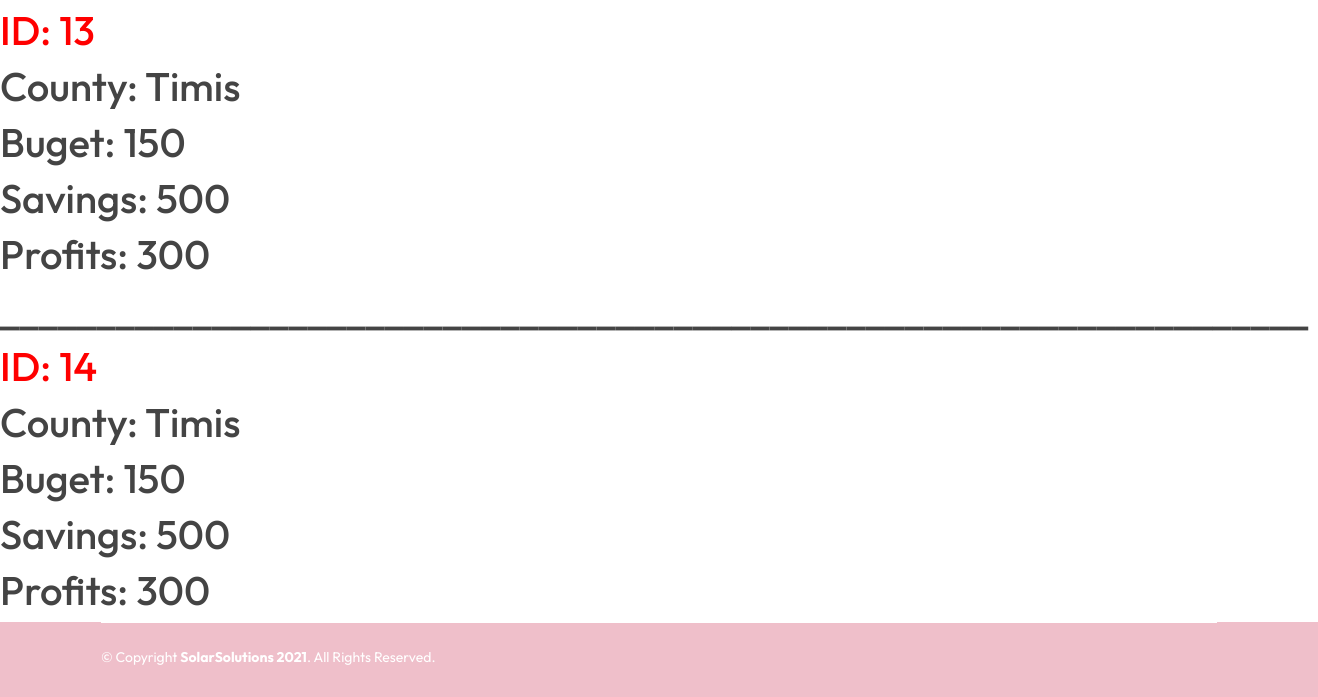
/stats (lower part), run on an earlier commit of the app's database.
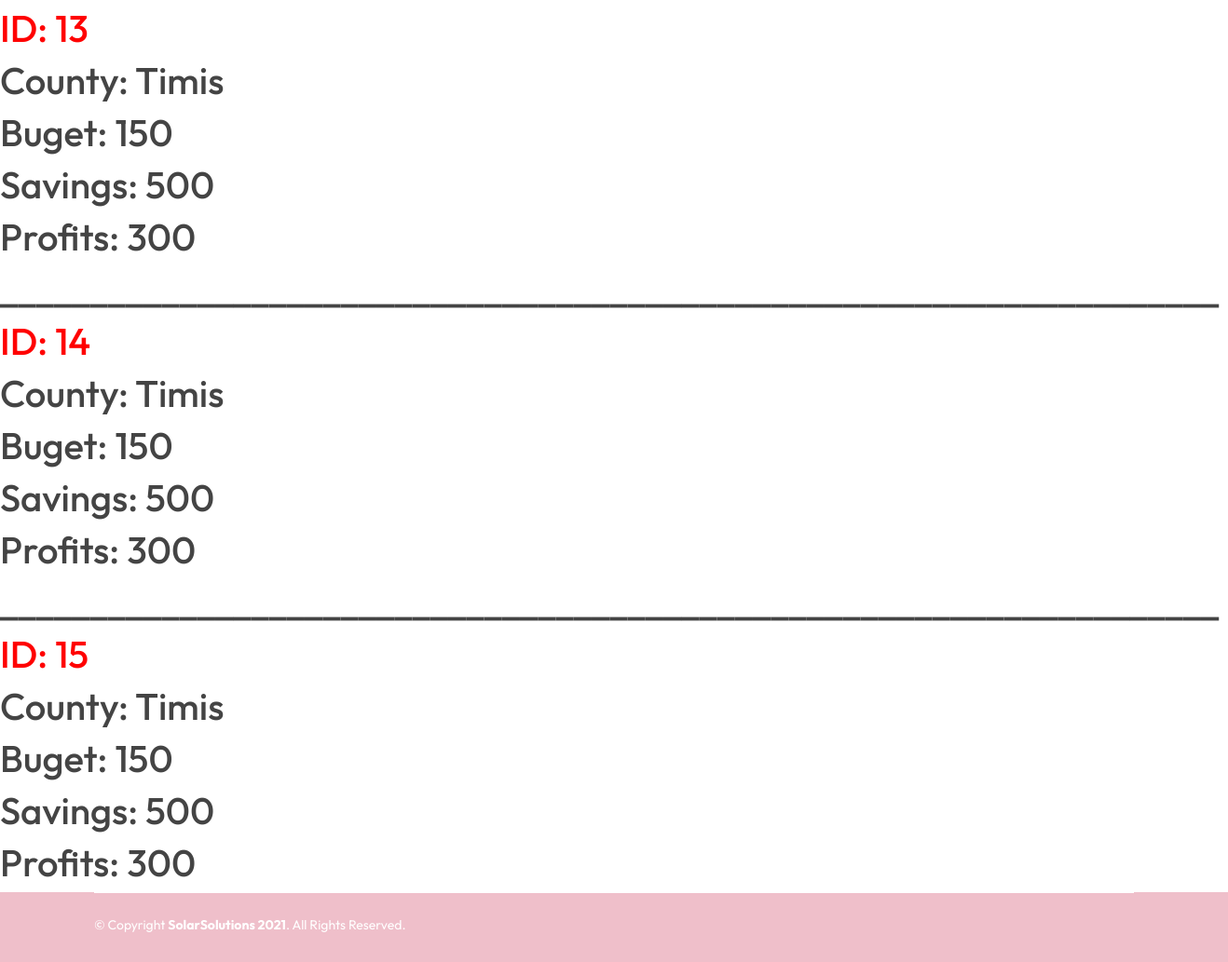
And on a later commit of the database.
### website/models.py (models this page shows)
class Stats(db.Model, UserMixin):
    id = db.Column(db.Integer, primary_key=True)
    county = db.Column(db.String(150))
    buget = db.Column(db.Integer)
    annual_savings = db.Column(db.Integer)
    annual_profits = db.Column(db.Integer)

### website/views.py (the view)
@views.route('/stats')
def stats():
    return render_template('stats.html', user=current_user, table_stats=Stats.query.all())

### website/templates/stats.html (shortened to what this page needs)
{% extends "header_footer_general.html" %}
{% block content %}
<div style="display: block;">
{% for user in table_stats %}
<h1>____________________________________________________________________</h1>
<h1 style="color: red;"> ID: {{user.id}} </h1>
<h1>County: {{user.county}}</h1>
<h1>Buget: {{user.buget}}</h1>
<h1>Savings: {{user.annual_savings}}</h1>
<h1>Profits: {{user.annual_profits}}</h1>
{% endfor %}
</div>
{% endblock %}

### website/templates/header_footer_general.html (shortened to what this page needs)
<!DOCTYPE html>
<html lang="en">
<head>
  <link rel="stylesheet" type="text/css" href = "{{ url_for('static',filename='assets/vendor/aos/aos.css') }}">
  <link rel="stylesheet" type="text/css" href = "{{ url_for('static',filename='assets/vendor/bootstrap/css/bootstrap.min.css') }}">
  <link rel="stylesheet" type="text/css" href = "{{ url_for('static',filename='assets/vendor/bootstrap-icons/bootstrap-icons.css') }}">
  <link rel="stylesheet" type="text/css" href = "{{ url_for('static',filename='assets/vendor/boxicons/css/boxicons.min.css') }}">
  <link rel="stylesheet" type="text/css" href = "{{ url_for('static',filename='assets/vendor/glightbox/css/glightbox.min.css') }}">
  <link rel="stylesheet" type="text/css" href = "{{ url_for('static',filename='assets/vendor/swiper/swiper-bundle.min.css') }}">
  <link rel="stylesheet" type="text/css" href = "{{ url_for('static',filename='assets/css/style.css') }}">
</head>
<body>
         {% block content %}{% endblock %}
  <footer id="footer">
    <div class="container">
      <div class="copyright-wrap d-md-flex py-4">
        <div class="me-md-auto text-center text-md-start">
          <div class="copyright">
            &copy; Copyright <strong><span>SolarSolutions <script>document.write(new Date().getFullYear());</script></span></strong>. All Rights Reserved.
          </div>
          <div class="credits">
          </div>
        </div>
      </div>
    </div>
  </footer>
</body>
</html>

### website/static/assets/css/style.css (style rules this page uses)
body { font-family: "Outfit", sans-serif; color: #444444; }
#footer { color: #fff; font-size: 14px; background: #efbfca; background-size: cover; }
#footer .copyright-wrap { border-top: 1px solid #ffffff; }
#footer .credits { padding-top: 5px; font-size: 13px; color: #fff; }

What changed in the data, as far as the page shows it:
added Stats: id "15", county "Timis", buget "150", annual_savings "500", annual_profits "300"
